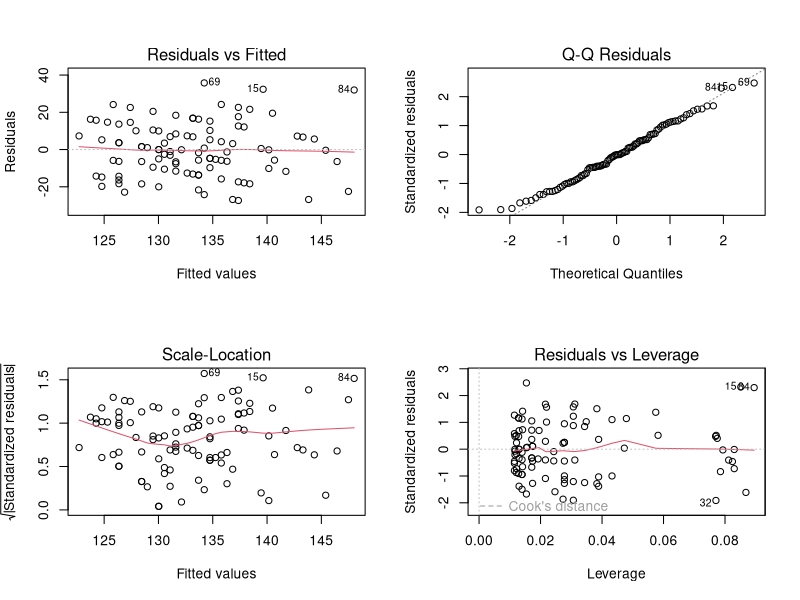
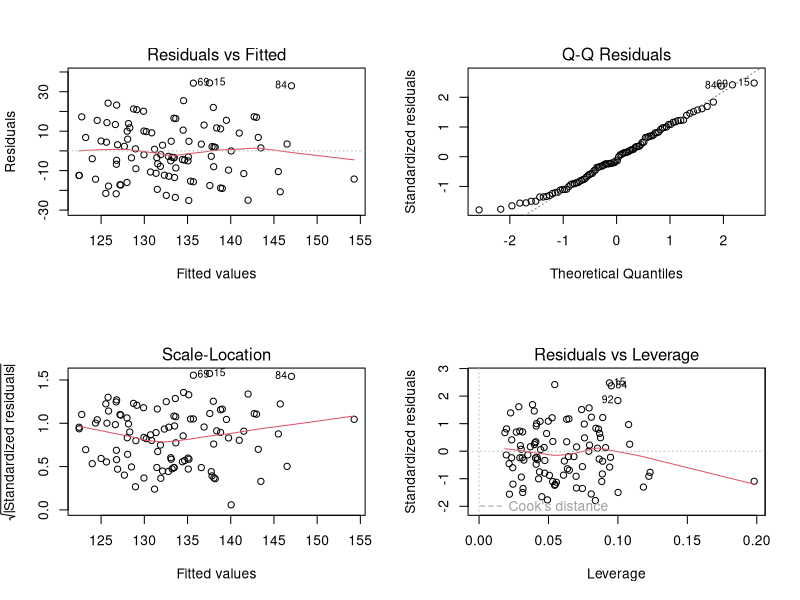
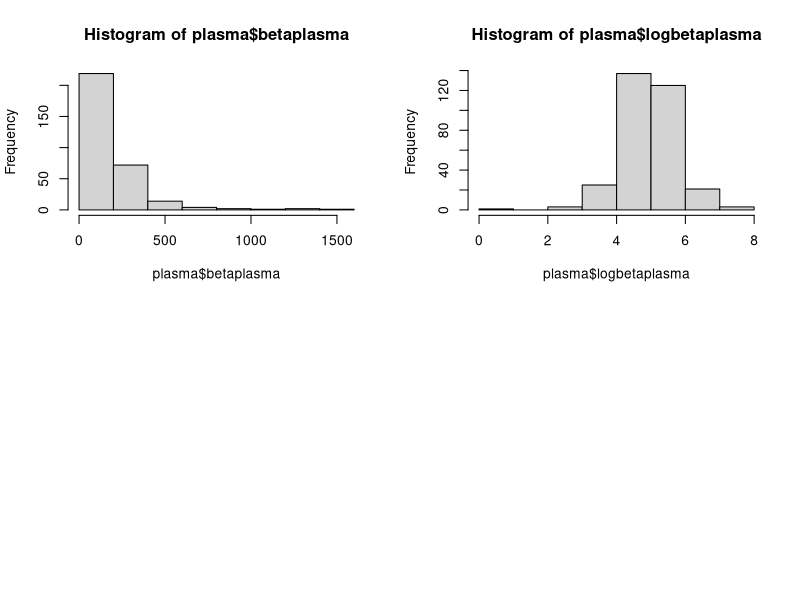
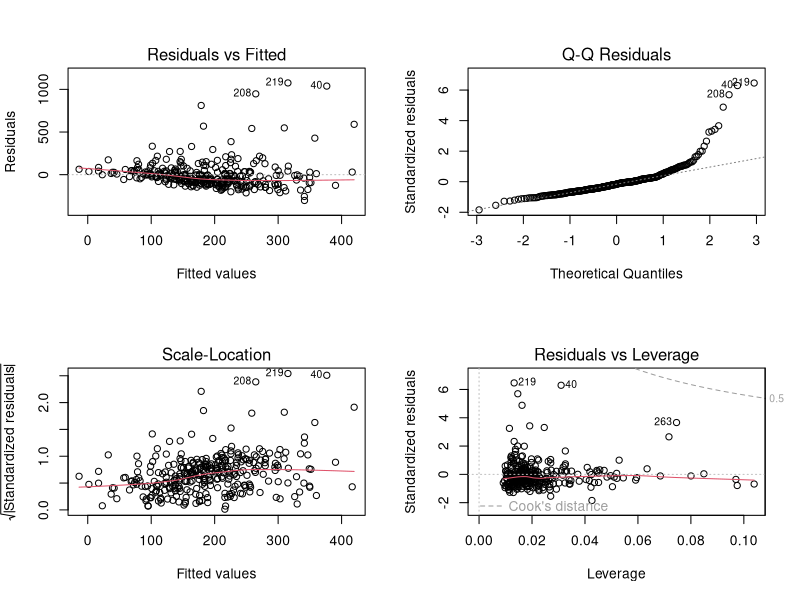
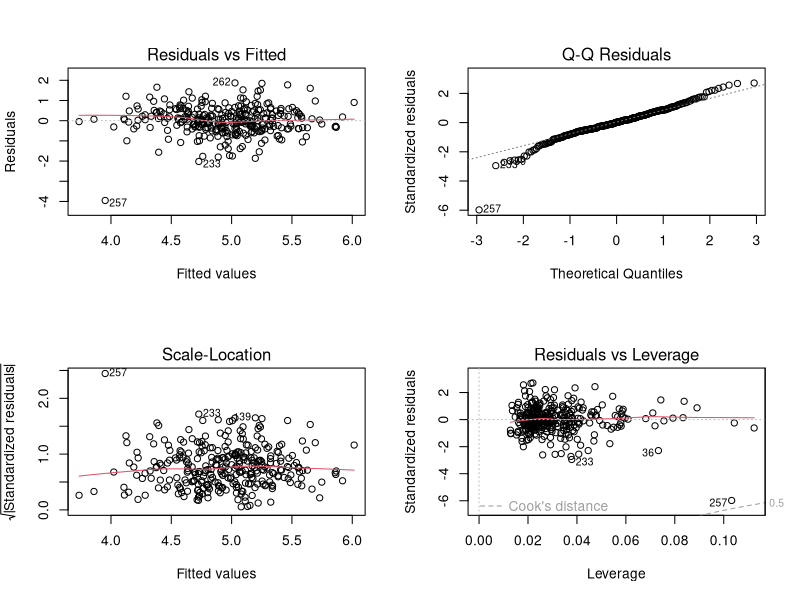
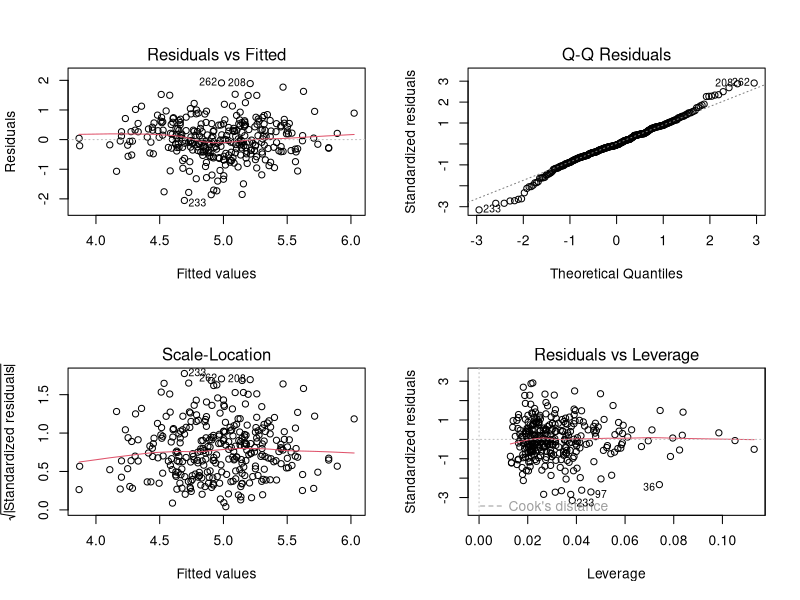

These figures' R source, in order:
## ---- chunk 1
knitr::opts_chunk$set(echo = TRUE)
## ---- chunk 2
data <- read.csv("data.csv",sep=",", header=TRUE, stringsAsFactors = TRUE)
data$ID <-as.factor(data$ID)
data$sex <- factor(data$sex,levels=c(0,1), labels = c( "Female","Male"))
data$fbs <- factor(data$fbs,levels=c(0,1), labels = c("<120", ">120"))
data$restecg <- factor(data$restecg,levels=c(0,1,2), labels = c("Normal", "ST Abnormality", "LVH"))
data$exang <- factor(data$exang,levels=c(0,1), labels = c("No", "Yes"))
data$slope <- factor(data$slope,levels=c(1,2,3), labels = c("Up-sloping", "Flat", "Down-sloping"))
data$cp <- factor(data$cp,levels=c(1,2,3,4), labels = c( "Typical angina","A-typical angina", "Non-Anginal pain", "Asymptomatic"))
data$class <- as.factor(data$class)
levels(data$class)[which(levels(data$class)=="0")] <- "No Disease"
levels(data$class)[which(levels(data$class)%in%c("1","2","3","4"))] <- "Disease"
## ---- chunk 3
n = c("trestbps","age","chol", "thalach")
round(cor(data[,n],method="spearman",use="pairwise.complete.obs"),2)
## ---- chunk 4
i="age"
anova(lm(data$trestbps~data[,i]))
summary(lm(data$trestbps~data[,i]))
## ---- chunk 5
result_LM<-c()
N = c(2:6)
for(i in N){
  res = lm(data$trestbps~data[,i])
  result_LM[i] = anova(res)$`Pr(>F)`[1]
}
signfic_res_or_close = colnames(data)[which(result_LM<0.2)]


print(signfic_res_or_close)
## ---- chunk 6
newdataset<-data[,c("ID", "trestbps",signfic_res_or_close)] # create a new dataset only containing the data we will use in the model
rownames(newdataset)<-newdataset$ID # set the row names to be the ID of the observations
newdataset<-newdataset[,-1] # remove the ID column from the data
## ---- chunk 7
result<-lm(trestbps~.,data=newdataset)
anova(result)
summary(result)
## ---- chunk 8
step(result,direction="backward") #Base R
## ---- chunk 9
library(MASS)
stepAIC(result, direction="backward") #library MASS
## ---- chunk 10
finalmodel<-lm(trestbps~age+fbs, data = newdataset)
summary(finalmodel)
## ---- chunk 11
par(mfrow=c(2,2))
plot(finalmodel)
## ---- chunk 12
library(car)
car::vif(finalmodel)
## ---- chunk 13
Select<-c("ID","age","sex","chol","trestbps","fbs","thalach")

select_data<-data[,Select]
rownames(select_data)<-select_data$ID
select_data<-select_data[,-1]

result2<-lm(trestbps~.,data=select_data) # . means add all variables except for the specified dependent variable
anova(result2)
summary(result2)
## ---- chunk 14
library(car)
car::vif(result2)
## ---- chunk 15
par(mfrow=c(2,2))
plot(result2)
## ---- chunk 16
plasma <- read.csv("Plasma.csv",sep=",", header=TRUE, stringsAsFactors = TRUE)
str(plasma)
## ---- chunk 17
plasma$Patient.ID <- as.factor(plasma$Patient.ID)
plasma$sex <- as.factor(plasma$sex)
plasma$smokstat <- as.factor(plasma$smokstat)
plasma$vituse <- as.factor(plasma$vituse)
## ---- chunk 18
levels(plasma$sex)<-c("Male","Female")
levels(plasma$smokstat)<-c("Never","Former","Current")
levels(plasma$vituse)<-c("Often","notoften","No")
## ---- chunk 19
summary(plasma)
## ---- chunk 20
hist(plasma$betaplasma)
## ---- chunk 21
shapiro.test(plasma$betaplasma)
## ---- chunk 22
plasma$logbetaplasma <- log(plasma$betaplasma + 1)
hist(plasma$logbetaplasma)
## ---- chunk 23
n <- as.vector(which(sapply(plasma,is.numeric)))
cor(plasma$betaplasma, plasma[,n], method="spearman", use="pairwise.complete.obs")
## ---- chunk 24
result_LM <- c()
N <- c(2:13)
for(i in N){
  res <- lm(plasma$betaplasma~plasma[,i])
  result_LM[i] <- anova(res)$`Pr(>F)`[1]
}
signfic_res_or_close <- colnames(plasma)[which(result_LM < 0.2)]

print(signfic_res_or_close)
## ---- chunk 25
signif <- c("Patient.ID","age","sex","smokstat","quetelet","vituse","fat","fiber","cholesterol","betadiet")

newdataset <- plasma[ , c(signif,"betaplasma")]
rownames(newdataset) <- newdataset$Patient.ID
newdataset <- newdataset[,-1]

#Conduct multiple linear regression on initially selected variables 
initial_result <- lm(betaplasma~.,data=newdataset)
summary(initial_result)
## ---- chunk 26
step(initial_result, direction="backward")
## ---- chunk 27
finalmodel_raw <- lm(formula = betaplasma ~ quetelet + vituse + fiber + cholesterol + betadiet, data = newdataset)
summary(finalmodel_raw)
## ---- chunk 28
par(mfrow=c(2,2))
plot(finalmodel_raw)
## ---- chunk 29
result_LM <- c()
N <- c(2:13)
for(i in N){
  res <- lm(plasma$logbetaplasma~plasma[,i])
  result_LM[i] <- anova(res)$`Pr(>F)`[1]
}
signfic_res_or_close <- colnames(data)[which(result_LM < 0.2)]
## ---- chunk 30
signif <- c("Patient.ID","age","sex","quetelet","vituse","smokstat","fat","fiber","cholesterol","betadiet")

newdataset <- plasma[ , c(signif,"logbetaplasma")]
rownames(newdataset) <- newdataset$Patient.ID
newdataset <- newdataset[,-1]

#Conduct multiple linear regression on initially selected variables 
initial_result <- lm(logbetaplasma~.,data=newdataset)
summary(initial_result)

#Backward Elimination
step(initial_result,direction="backward")
## ---- chunk 31
finalmodel<-lm(formula = logbetaplasma ~ age + quetelet + vituse + smokstat + 
                 fiber + cholesterol + betadiet, data = newdataset)
summary(finalmodel)
## ---- chunk 32
par(mfrow=c(2,2))
plot(finalmodel)
## ---- chunk 33
plasma[257,]
## ---- chunk 34
data <- na.omit(plasma)
n <- which(data$Patient.ID=="257")
data <- data[-n,]
data$logbetaplasma <- log(data$betaplasma) # don't need +1 anymore as the 0 value has been removed

finalmodel <- lm(formula = logbetaplasma ~ age + quetelet + vituse + smokstat + 
                 fiber + cholesterol + betadiet, data = data)
summary(finalmodel)
## ---- chunk 35
step(finalmodel,direction="backward")
## ---- chunk 36
res <- lm(formula = logbetaplasma ~ age + quetelet + vituse + smokstat + 
          fiber + cholesterol + betadiet, data = data)
summary(res)
## ---- chunk 37
par(mfrow=c(2,2))
plot(res)
